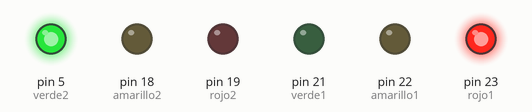
This program was run on a simulated MicroPython board. Parts: output pins drawn as LEDs (lit = HIGH). Threads take turns every 2 ms.

Above: at 1.5 s.
At 4.0 s:
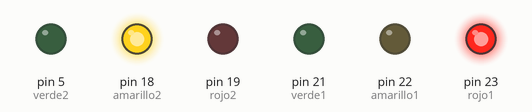
At 6.5 s:
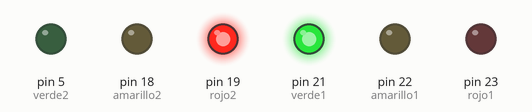
At 9.0 s:
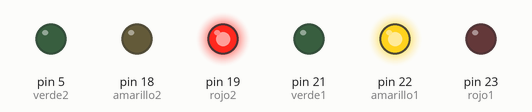
Timing chart, 0 to 13.0 s (numbered marks = the images above):
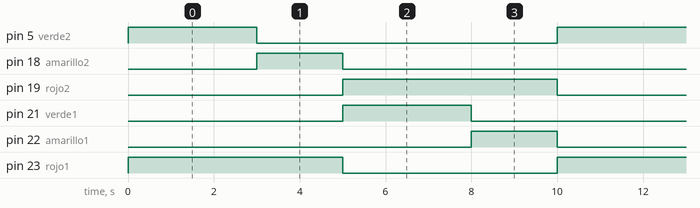

The program:

semaforos_usando_hilo.py
```python
from machine import Pin
from time import sleep
import _thread

rojo1 = Pin(23,Pin.OUT)
amarillo1 = Pin(22,Pin.OUT)
verde1 = Pin(21,Pin.OUT)

rojo2 = Pin(19,Pin.OUT)
amarillo2 = Pin(18,Pin.OUT)
verde2 = Pin(5,Pin.OUT)


def main():

    def semaforo1():
        while True:
            rojo1.on()
            sleep(5)
            rojo1.off()
            verde1.on()
            sleep(3)
            verde1.off()
            amarillo1.on()
            sleep(2)
            amarillo1.off()

    _thread.start_new_thread(semaforo1,())


    while True:
        verde2.on()
        sleep(3)
        verde2.off()
        amarillo2.on()
        sleep(2)
        amarillo2.off()
        rojo2.on()
        sleep(5)
        rojo2.off()


if __name__ == '__main__':
    main()
```

Measured:
- by itself, pin 5 (verde2), pin 21 (verde1): alternates HIGH for 3.0 s and LOW for 7.0 s
- by itself, pin 18 (amarillo2), pin 22 (amarillo1): alternates HIGH for 2.0 s and LOW for 8.0 s
- by itself, pin 19 (rojo2), pin 23 (rojo1): alternates HIGH for 5.0 s and LOW for 5.0 s
